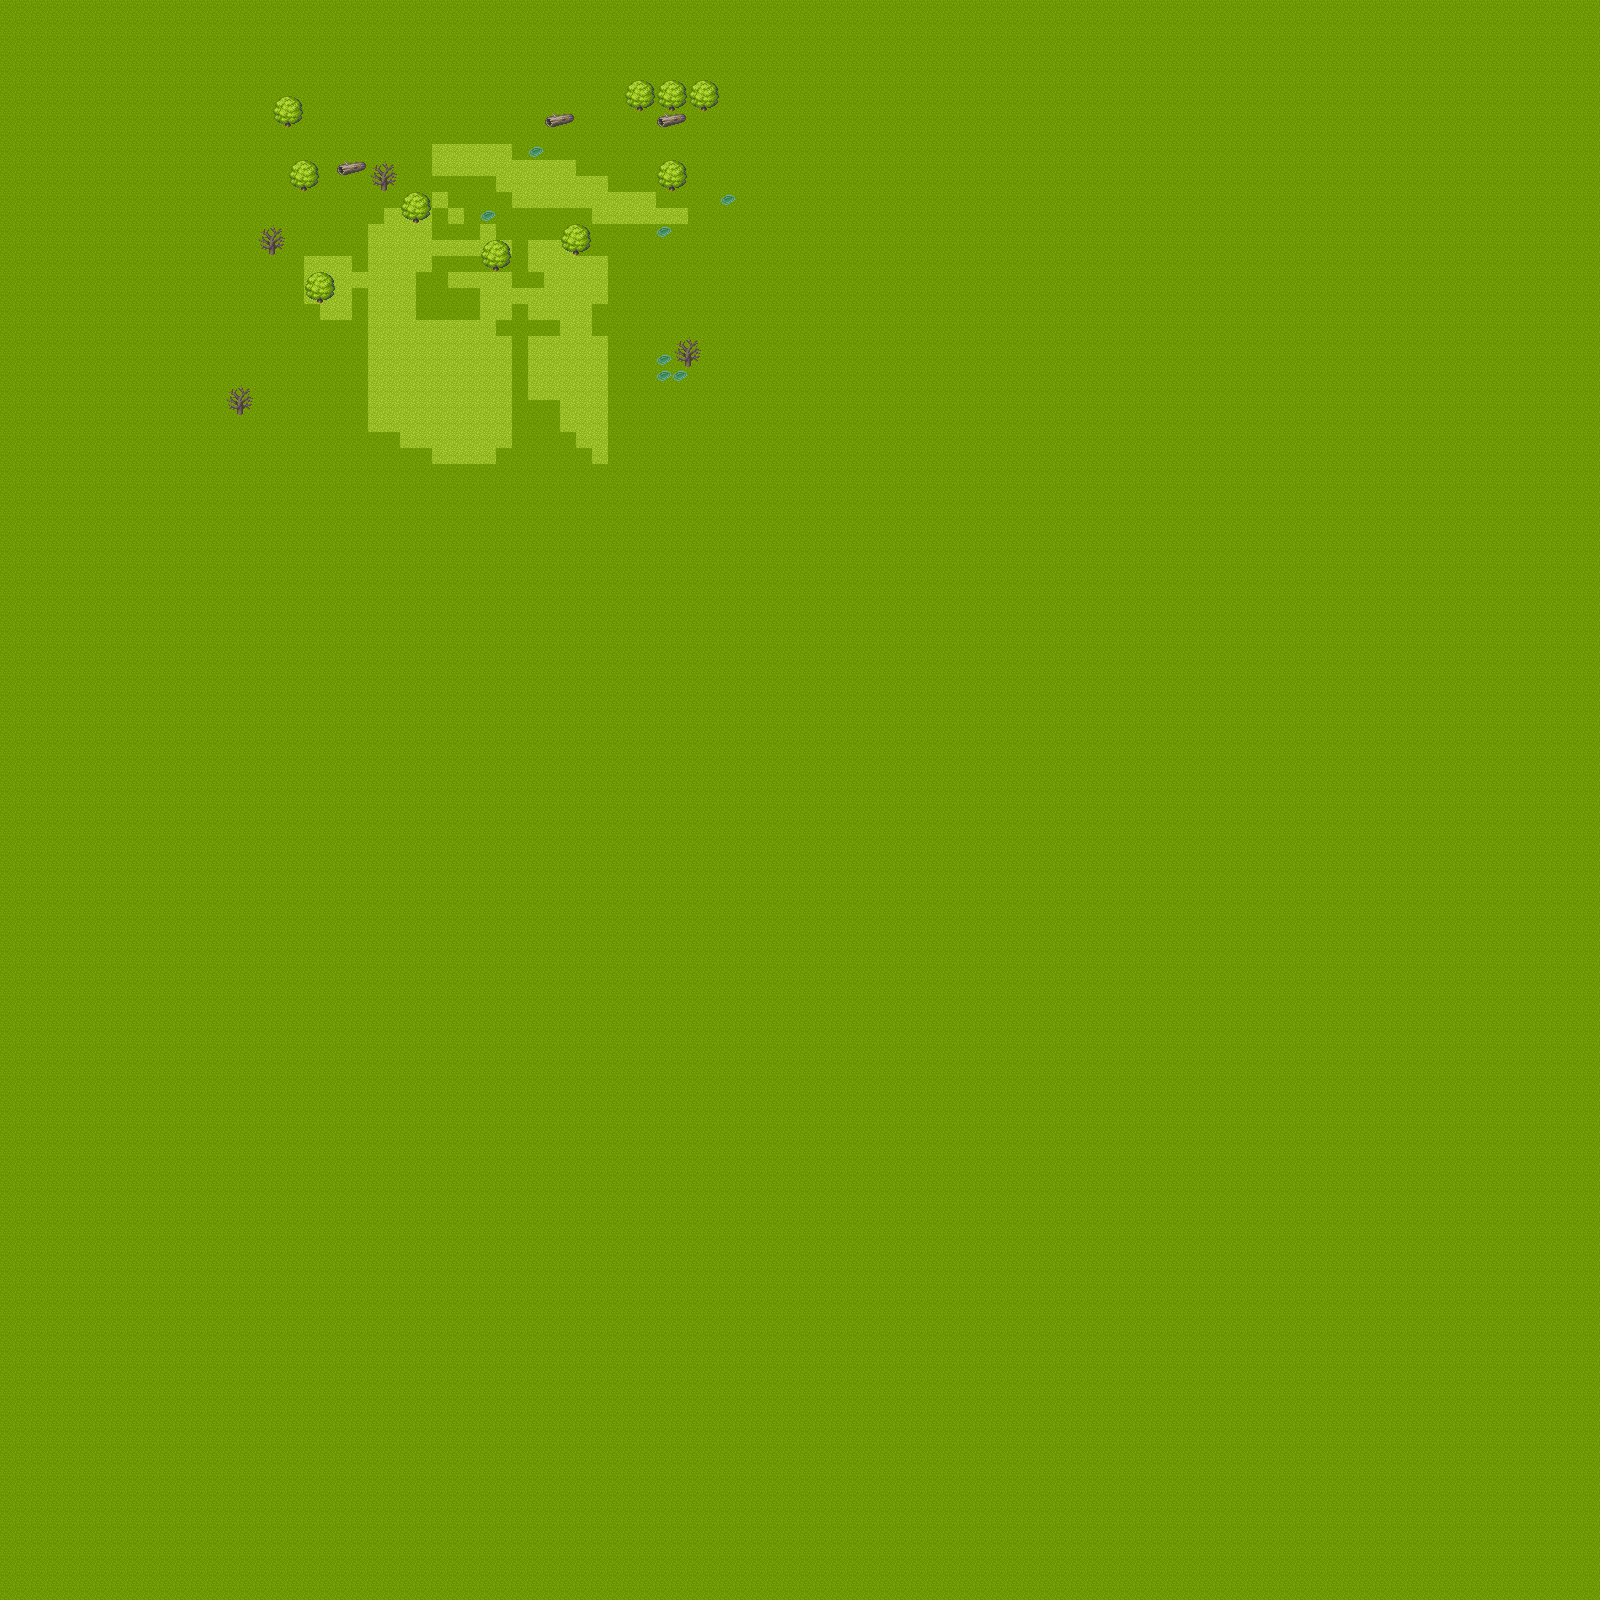

A 2D game scene composited from a Tiled map and its tileset images. What follows is a short description and the map's XML, with each tile layer's data collapsed to a summary:
An orthogonal 100x100 tile map with 16x16 px tiles, 2 tile layers (Calque de Tuiles 1, Calque de Tuiles 2).

<map version="1.4" tiledversion="1.4.3" orientation="orthogonal" renderorder="right-down" width="100" height="100" tilewidth="16" tileheight="16" infinite="0" nextlayerid="3" nextobjectid="1">
 <tileset firstgid="1" source="tileset/basechip_pipo.tsx" />
 <layer id="1" name="Calque de Tuiles 1" width="100" height="100">
  <data>[10000 cells, 10000 non-empty, 2 distinct tile ids]</data>
 </layer>
 <layer id="2" name="Calque de Tuiles 2" width="100" height="100">
  <data>[10000 cells, 109 non-empty, 12 distinct tile ids]</data>
 </layer>
</map>
